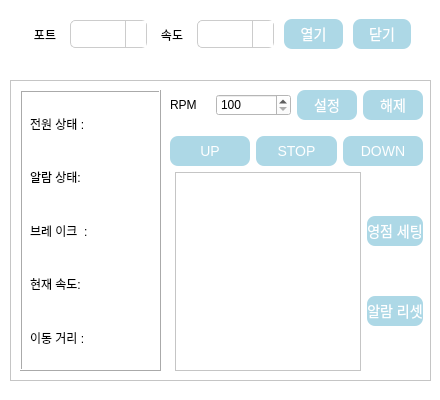
<?xml version="1.0" encoding="UTF-8"?>
<ui version="4.0">
 <class>MotorControl</class>
 <widget class="QWidget" name="MotorControl">
  <property name="geometry">
   <rect>
    <x>0</x>
    <y>0</y>
    <width>440</width>
    <height>400</height>
   </rect>
  </property>
  <property name="minimumSize">
   <size>
    <width>440</width>
    <height>290</height>
   </size>
  </property>
  <property name="maximumSize">
   <size>
    <width>440</width>
    <height>400</height>
   </size>
  </property>
  <property name="windowTitle">
   <string>MotorControl</string>
  </property>
  <property name="windowIcon">
   <iconset theme="go-home"/>
  </property>
  <property name="styleSheet">
   <string notr="true">

/* 전체 위젯 스타일 */
/* 전체 위젯 스타일 */
QWidget {
    font: 9pt &quot;나눔고딕&quot;;
    background-color: rgb(255, 255, 255);
}

/* 버튼 스타일 */
QPushButton {
    background-color: lightblue; /* 버튼 배경색 */
    border: none; /* 테두리 제거 */
    color: white; /* 텍스트 색상 */
    height: 30px; /* 높이 설정 */
    text-align: center; /* 텍스트 가운데 정렬 */
    font-size: 14px; /* 폰트 크기 */
    transition-duration: 0.4s; /* 전환 효과 지속 시간 */
    cursor: pointer; /* 마우스 커서 포인터로 변경 */
    border-radius: 8px; /* 버튼 모서리 둥글게 */
    box-shadow: 0 4px 8px 0 rgba(0,0,0,0.2); /* 그림자 효과 */
}

QPushButton:hover {
    background-color: #848484; /* 호버 시 배경색 변경 */
}

QPushButton:pressed {
    background-color: #4CAF50; /* 클릭 시 배경색 변경 */
    box-shadow: 0 2px 4px rgba(0,0,0,0.2); /* 그림자 크기 감소 */
}

QPushButton:disabled {
    background-color: gray;
}


/* 콤보박스 스타일 */
QComboBox {
    background-color: #ffffff; /* 배경색 */
    border: 1px solid #cccccc; /* 테두리 */
    border-radius: 5px; /* 테두리 모서리 둥글게 */
    padding: 5px; /* 내부 여백 */
    selection-background-color: #e0e0e0; /* 선택된 항목 배경색 */
}

QComboBox QAbstractItemView {
    background-color: #ffffff; /* 배경색 */
    border: 1px solid #cccccc; /* 테두리 */
    selection-background-color: #e0e0e0; /* 선택된 항목 배경색 */
}

QComboBox::down-arrow {
    image: url(down.png);
    width: 10px; /* 이미지 너비 */
    height: 10px; /* 이미지 높이 */
}

QComboBox::drop-down {
    subcontrol-origin: padding; /* 드롭다운 버튼 위치 */
    subcontrol-position: right center; /* 드롭다운 버튼 위치 */
    width: 20px; /* 드롭다운 버튼 너비 */
    border-left-width: 1px; /* 드롭다운 버튼 왼쪽 테두리 너비 */
    border-left-color: #cccccc; /* 드롭다운 버튼 왼쪽 테두리 색상 */
    border-left-style: solid; /* 드롭다운 버튼 왼쪽 테두리 스타일 */
    background-color: #ffffff; /* 드롭다운 버튼 배경색 */
}

</string>
  </property>
  <widget class="QWidget" name="horizontalLayoutWidget">
   <property name="geometry">
    <rect>
     <x>30</x>
     <y>10</y>
     <width>381</width>
     <height>49</height>
    </rect>
   </property>
   <layout class="QHBoxLayout" name="horizontalLayout_5">
    <property name="spacing">
     <number>10</number>
    </property>
    <item>
     <widget class="QLabel" name="label">
      <property name="maximumSize">
       <size>
        <width>30</width>
        <height>16777215</height>
       </size>
      </property>
      <property name="text">
       <string>포트</string>
      </property>
      <property name="alignment">
       <set>Qt::AlignCenter</set>
      </property>
      <property name="buddy">
       <cstring>label</cstring>
      </property>
     </widget>
    </item>
    <item>
     <widget class="QComboBox" name="cb_port">
      <property name="focusPolicy">
       <enum>Qt::WheelFocus</enum>
      </property>
     </widget>
    </item>
    <item>
     <widget class="QLabel" name="label_2">
      <property name="maximumSize">
       <size>
        <width>30</width>
        <height>16777215</height>
       </size>
      </property>
      <property name="text">
       <string>속도</string>
      </property>
      <property name="alignment">
       <set>Qt::AlignCenter</set>
      </property>
     </widget>
    </item>
    <item>
     <widget class="QComboBox" name="cb_speed">
      <property name="focusPolicy">
       <enum>Qt::WheelFocus</enum>
      </property>
      <property name="contextMenuPolicy">
       <enum>Qt::NoContextMenu</enum>
      </property>
      <property name="editable">
       <bool>false</bool>
      </property>
     </widget>
    </item>
    <item>
     <widget class="QPushButton" name="pb_open">
      <property name="styleSheet">
       <string notr="true"/>
      </property>
      <property name="text">
       <string>열기</string>
      </property>
     </widget>
    </item>
    <item>
     <widget class="QPushButton" name="pb_close">
      <property name="text">
       <string>닫기</string>
      </property>
     </widget>
    </item>
   </layout>
  </widget>
  <widget class="QFrame" name="frame">
   <property name="geometry">
    <rect>
     <x>10</x>
     <y>80</y>
     <width>421</width>
     <height>301</height>
    </rect>
   </property>
   <property name="frameShape">
    <enum>QFrame::StyledPanel</enum>
   </property>
   <property name="frameShadow">
    <enum>QFrame::Sunken</enum>
   </property>
   <widget class="QWidget" name="verticalLayoutWidget_2">
    <property name="geometry">
     <rect>
      <x>160</x>
      <y>10</y>
      <width>258</width>
      <height>281</height>
     </rect>
    </property>
    <layout class="QVBoxLayout" name="verticalLayout_3">
     <item>
      <layout class="QHBoxLayout" name="horizontalLayout_11" stretch="0,0,0,0">
       <property name="spacing">
        <number>6</number>
       </property>
       <property name="leftMargin">
        <number>0</number>
       </property>
       <property name="rightMargin">
        <number>5</number>
       </property>
       <item alignment="Qt::AlignLeft">
        <widget class="QLabel" name="label_12">
         <property name="maximumSize">
          <size>
           <width>40</width>
           <height>16777215</height>
          </size>
         </property>
         <property name="text">
          <string>RPM</string>
         </property>
        </widget>
       </item>
       <item>
        <widget class="QSpinBox" name="sp_rpm">
         <property name="minimumSize">
          <size>
           <width>75</width>
           <height>0</height>
          </size>
         </property>
         <property name="maximumSize">
          <size>
           <width>75</width>
           <height>16777215</height>
          </size>
         </property>
         <property name="readOnly">
          <bool>false</bool>
         </property>
         <property name="buttonSymbols">
          <enum>QAbstractSpinBox::UpDownArrows</enum>
         </property>
         <property name="minimum">
          <number>100</number>
         </property>
         <property name="maximum">
          <number>500</number>
         </property>
         <property name="singleStep">
          <number>100</number>
         </property>
         <property name="stepType">
          <enum>QAbstractSpinBox::DefaultStepType</enum>
         </property>
         <property name="value">
          <number>100</number>
         </property>
         <property name="displayIntegerBase">
          <number>10</number>
         </property>
        </widget>
       </item>
       <item>
        <widget class="QPushButton" name="pb_set">
         <property name="minimumSize">
          <size>
           <width>60</width>
           <height>0</height>
          </size>
         </property>
         <property name="maximumSize">
          <size>
           <width>60</width>
           <height>16777215</height>
          </size>
         </property>
         <property name="text">
          <string>설정</string>
         </property>
        </widget>
       </item>
       <item>
        <widget class="QPushButton" name="pb_set_cancle">
         <property name="minimumSize">
          <size>
           <width>60</width>
           <height>0</height>
          </size>
         </property>
         <property name="maximumSize">
          <size>
           <width>60</width>
           <height>16777215</height>
          </size>
         </property>
         <property name="text">
          <string>해제</string>
         </property>
        </widget>
       </item>
      </layout>
     </item>
     <item>
      <spacer name="verticalSpacer">
       <property name="orientation">
        <enum>Qt::Vertical</enum>
       </property>
       <property name="sizeType">
        <enum>QSizePolicy::Fixed</enum>
       </property>
       <property name="sizeHint" stdset="0">
        <size>
         <width>20</width>
         <height>10</height>
        </size>
       </property>
      </spacer>
     </item>
     <item>
      <layout class="QHBoxLayout" name="horizontalLayout_12">
       <property name="spacing">
        <number>6</number>
       </property>
       <property name="rightMargin">
        <number>5</number>
       </property>
       <item>
        <widget class="QPushButton" name="pb_up">
         <property name="text">
          <string>UP</string>
         </property>
        </widget>
       </item>
       <item>
        <widget class="QPushButton" name="pb_stop">
         <property name="text">
          <string>STOP</string>
         </property>
        </widget>
       </item>
       <item>
        <widget class="QPushButton" name="pb_down">
         <property name="text">
          <string>DOWN</string>
         </property>
        </widget>
       </item>
      </layout>
     </item>
     <item>
      <layout class="QHBoxLayout" name="horizontalLayout_2" stretch="0,0">
       <property name="leftMargin">
        <number>5</number>
       </property>
       <property name="rightMargin">
        <number>5</number>
       </property>
       <item>
        <widget class="QTextBrowser" name="tb_info">
         <property name="maximumSize">
          <size>
           <width>16777215</width>
           <height>16777215</height>
          </size>
         </property>
        </widget>
       </item>
       <item>
        <layout class="QVBoxLayout" name="verticalLayout_6">
         <item>
          <widget class="QPushButton" name="pb_zero">
           <property name="text">
            <string>영점 세팅</string>
           </property>
          </widget>
         </item>
         <item>
          <widget class="QPushButton" name="pb_reset">
           <property name="text">
            <string>알람 리셋</string>
           </property>
          </widget>
         </item>
        </layout>
       </item>
      </layout>
     </item>
    </layout>
   </widget>
   <widget class="QFrame" name="frame_2">
    <property name="geometry">
     <rect>
      <x>10</x>
      <y>10</y>
      <width>141</width>
      <height>281</height>
     </rect>
    </property>
    <property name="frameShape">
     <enum>QFrame::Box</enum>
    </property>
    <property name="frameShadow">
     <enum>QFrame::Raised</enum>
    </property>
    <widget class="QWidget" name="verticalLayoutWidget">
     <property name="geometry">
      <rect>
       <x>10</x>
       <y>10</y>
       <width>121</width>
       <height>261</height>
      </rect>
     </property>
     <layout class="QVBoxLayout" name="verticalLayout_2">
      <item>
       <layout class="QHBoxLayout" name="horizontalLayout_6">
        <item>
         <widget class="QLabel" name="label_5">
          <property name="styleSheet">
           <string notr="true">QLineEdit{border-radius:5}</string>
          </property>
          <property name="text">
           <string>전원 상태 : </string>
          </property>
         </widget>
        </item>
        <item>
         <widget class="QLabel" name="lb_power">
          <property name="text">
           <string/>
          </property>
         </widget>
        </item>
       </layout>
      </item>
      <item>
       <layout class="QHBoxLayout" name="horizontalLayout_7">
        <item>
         <widget class="QLabel" name="label_6">
          <property name="text">
           <string>알람 상태:</string>
          </property>
         </widget>
        </item>
        <item>
         <widget class="QLabel" name="lb_locate">
          <property name="text">
           <string/>
          </property>
         </widget>
        </item>
       </layout>
      </item>
      <item>
       <layout class="QHBoxLayout" name="horizontalLayout">
        <item>
         <widget class="QLabel" name="label_4">
          <property name="text">
           <string>브레 이크  :</string>
          </property>
         </widget>
        </item>
        <item>
         <widget class="QLabel" name="lb_brake">
          <property name="text">
           <string/>
          </property>
         </widget>
        </item>
       </layout>
      </item>
      <item>
       <layout class="QHBoxLayout" name="horizontalLayout_3">
        <item>
         <widget class="QLabel" name="label_7">
          <property name="text">
           <string>현재 속도:</string>
          </property>
         </widget>
        </item>
        <item>
         <widget class="QLabel" name="lb_rpm">
          <property name="text">
           <string/>
          </property>
         </widget>
        </item>
       </layout>
      </item>
      <item>
       <layout class="QHBoxLayout" name="horizontalLayout_9">
        <item>
         <widget class="QLabel" name="label_10">
          <property name="text">
           <string>이동 거리 : </string>
          </property>
         </widget>
        </item>
        <item>
         <widget class="QLabel" name="lb_move">
          <property name="text">
           <string/>
          </property>
         </widget>
        </item>
       </layout>
      </item>
     </layout>
    </widget>
   </widget>
  </widget>
 </widget>
 <tabstops>
  <tabstop>cb_port</tabstop>
  <tabstop>cb_speed</tabstop>
  <tabstop>pb_open</tabstop>
  <tabstop>pb_close</tabstop>
  <tabstop>pb_up</tabstop>
  <tabstop>pb_stop</tabstop>
  <tabstop>pb_down</tabstop>
 </tabstops>
 <resources/>
 <connections/>
</ui>
